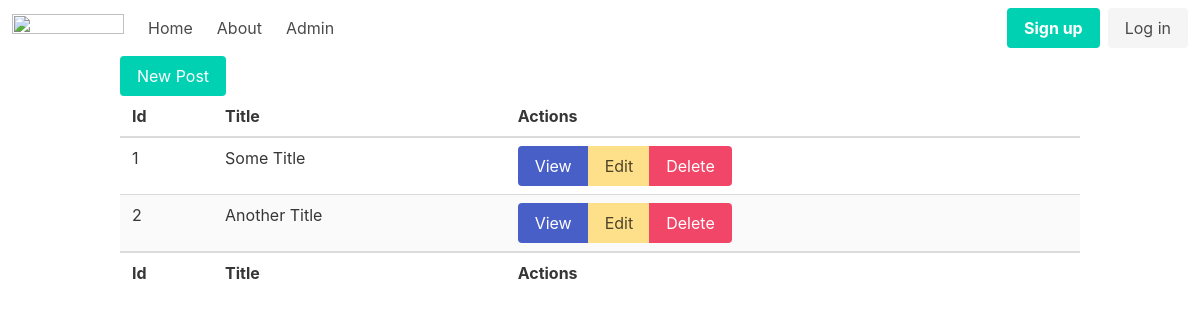
Page /admin/posts on the earlier database version.
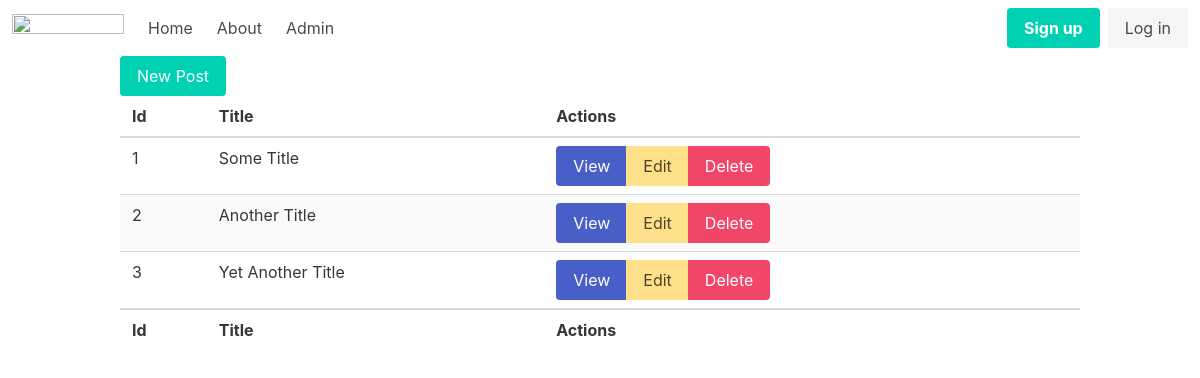
Same page on the later database version.
### tables this page shows
CREATE TABLE posts
(
    id    integer
        primary key autoincrement,
    title varchar(255) not null,
    body  text
);

### helpers.php (called while the page is built, shortened)
<?php
function view($viewName, $variables = []){
    extract($variables);
    require __DIR__ . "/views/$viewName.php";
}

### src/Controllers/PostController.php (called while the page is built, shortened)
<?php
class PostController {
    public function index() {
        $posts = Post::all();
        view('posts/index', compact('posts'));
    }
}

### src/DB.php (called while the page is built, shortened)
<?php
class DB {
    private $conn;
    public function __construct()
    {
        $this->conn = new PDO("sqlite:database.sqlite");
        $this->conn->setAttribute(PDO::ATTR_ERRMODE, PDO::ERRMODE_EXCEPTION);
    }
    public function all($table, $class){
        $stmt = $this->conn->prepare("SELECT * FROM $table");
        $stmt->execute();
        $stmt->setFetchMode(PDO::FETCH_CLASS, $class);
        return $stmt->fetchAll();
    }
}

### src/Models/Model.php (called while the page is built, shortened)
<?php
abstract class Model {
    static $table;
    static function all(){
        $db = new DB();
        return $db->all(static::$table, static::class);
    }
}

### views/posts/index.php (the view)
<?php require __DIR__ . '/../partials/header.php' ?>
<div class="container">
    <a class="button is-primary" href="/admin/posts/create">New Post</a>
    <table class="table is-striped is-fullwidth">
        <thead>
            <th>Id</th>
            <th>Title</th>
            <th>Actions</th>
        </thead>
        <tbody>
            <?php foreach ($posts as $post) : ?>
                <tr>
                    <td><?= $post->id ?></td>
                    <td><?= $post->title ?></td>
                    <td>
                        <div class="field has-addons">
                            <p class="control">
                                <a class="button is-link" href="/admin/posts/show?id=<?=$post->id?>">View</a>
                            </p>
                            <p class="control">
                                <a class="button is-warning" href="/admin/posts/edit?id=<?=$post->id?>">Edit</a>
                            </p>
                            <p class="control">
                                <a class="button is-danger" href="/admin/posts/delete?id=<?=$post->id?>">Delete</a>
                            </p>
                        </div>
                    </td>
                </tr>
            <?php endforeach; ?>
        </tbody>
        <tfoot>
            <th>Id</th>
            <th>Title</th>
            <th>Actions</th>
        </tfoot>
    </table>
</div>
<?php require  __DIR__ . '/../partials/footer.php' ?>

Differences in the rows shown:
added posts: id "3", title "Yet Another Title"
